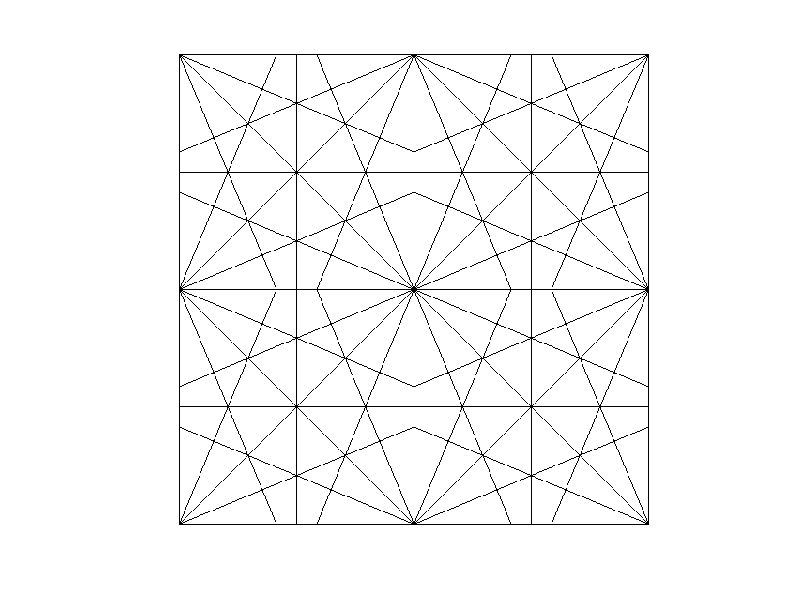

Write the MATLAB code that produced this figure.
%{
Helper script used for generating the 'seed' of figure '../TestFigures/count25651shapes.png'.
First, it recreates '../TestFigures/count673shapes.png'. Then it replicates this 4 times,
2 times horizontally and 2 times vertically.

This is a 'seed' figure, as some of the lines don't reach the edges of the larger figure.
However, the implemented line interpreter from 'main.m' is able to detect these 'seed' segments
and extend them towards the external edges of the larger figure.
%}

clear all; close all; clc

% Recreating '../TestFigures/count673shapes.png' (more precisely-drawn and without the labels)
sz = uint32(251); mid = uint32((sz+1)/2); sz2 = sz*sz;
I = true(sz);

% Drawing the secondary bisecting lines:
alpha = pi/8; tanAlpha = tan(alpha);
I(round(1 : (double(sz) + tanAlpha) : double(sz2))) = false; % Draw secondary bisecting line
I = I & I'; I = I & fliplr(I); I = I & flipud(I); % Produce all symmetrical secondary bisecting lines

I(1,:) = false; I(sz,:) = false; I(:,1) = false; I(:,sz) = false; % Draw borders
I(mid,:) = false; I(:,mid) = false; % Draw horizontal & vertical lines through center
I(1 : (sz+1) : sz2) = false; % Draw main diagonal
I(sz : (sz-1) : sz2) = false;  % Draw secondary diagonal

% The larger figure without padding ('I' replicated on both axes while sharing the common edge)
I4 = true(2*sz-1);
I4(1:sz, 1:sz) = I; I4(sz:end, 1:sz) = I; I4(1:sz, sz:end) = I; I4(sz:end, sz:end) = I;

% The larger figure with 10 pixels padding
paddedI4 = true(2*sz-1+20);
paddedI4(11:2*sz+9, 11:2*sz+9) = I4;

imshow(paddedI4)